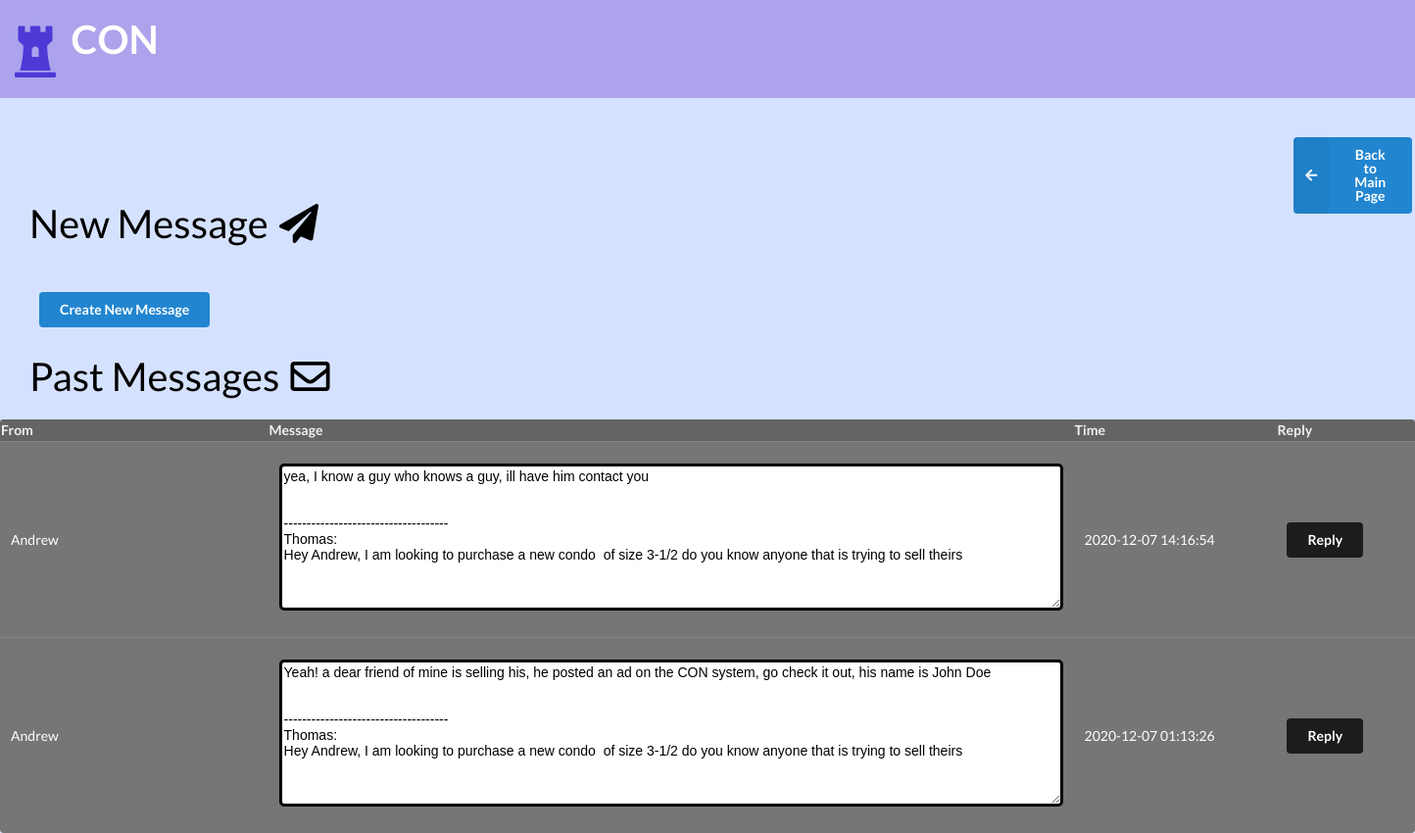
The page /lib/message.php (signed in) on the database its author committed.
### tables this page shows
CREATE TABLE `message` (
                           `messageID` int NOT NULL AUTO_INCREMENT,
                           `senderID` int NOT NULL,
                           `receiverID` int NOT NULL,
                           `message` text,
                           `timestamp` timestamp NOT NULL DEFAULT CURRENT_TIMESTAMP ON UPDATE CURRENT_TIMESTAMP,
                           PRIMARY KEY (`messageID`),
                           KEY `senderID` (`senderID`),
                           KEY `receiverID` (`receiverID`),
                           CONSTRAINT `message_ibfk_1` FOREIGN KEY (`senderID`) REFERENCES `Users` (`userID`),
                           CONSTRAINT `message_ibfk_2` FOREIGN KEY (`receiverID`) REFERENCES `Users` (`userID`)
);

CREATE TABLE `Users` (
                         `userID` int NOT NULL AUTO_INCREMENT,
                         `name` varchar(100) DEFAULT NULL,
                         `password` varchar(100) DEFAULT NULL,
                         `email` varchar(100) DEFAULT NULL,
                         `primary_address` varchar(100) DEFAULT NULL,
                         `administrator` tinyint(1) DEFAULT NULL,
                         `status` varchar(100) DEFAULT NULL,
                         `condoAssociationID` int DEFAULT NULL,
                         `condoClassification` varchar(100) DEFAULT NULL,
                         PRIMARY KEY (`userID`),
                         KEY `condoAssociationID` (`condoAssociationID`),
                         CONSTRAINT `Users_ibfk_1` FOREIGN KEY (`condoAssociationID`) REFERENCES `condoAssociations` (`condoAssociationID`) ON DELETE CASCADE
);

### lib/message.php (the view, shortened to what this page needs)
<?php
include('config.php');
?>
<!DOCTYPE html>
<html lang="en">
<head>
    <link rel="stylesheet" href="https://cdnjs.cloudflare.com/ajax/libs/semantic-ui/2.4.1/semantic.min.css">
</head>
<body style="background-color: #d5e2ff;">
<div style = "background-color:#aca3ec; height:100px; color:#4D39D6; padding:3px;"><b><br><i class="huge chess rook icon"></i></b><b align="middle" style="margin-bottom:10px; color:white; font-size:40px;">CON</b></div>
    <br><br>
<div align="right">
    <button style="margin-left:1320px" class="ui blue left labeled icon button" type="submit" name="back" onclick="window.location.href='welcome.php';">
        <i class="left arrow icon"></i>
        Back to Main Page
    </button>
</div>
<div>
    <a style="margin-left:30px; font-size: 40px; color:black;" class="item">
        New Message <i class="paper plane icon"></i>
    </a>
</div>
    <form action="create_message.php" method="post">
        <input style="margin:40px;" class="ui blue button" type="submit" name="create_message" value="Create New Message">
    </form>
    <a style="margin:30px; font-size: 40px; color:black;" class="item">
        Past Messages <i class="envelope outline icon"></i>
    </a>
    <table class="ui grey inverted table" style="width:100%">
        <col style="width:20%">
        <col style="width:55%">
        <col style="width:15%">
        <col style="width:10%">
        <tr>
            <th>From</th>
            <th>Message</th>
            <th>Time</th>
            <th>Reply</th>
        </tr>
        <?php
        $sql = "SELECT * FROM message WHERE receiverID=" . $_SESSION['ID'] . " ORDER BY timestamp DESC";
        $row = mysqli_query($db, $sql);
        while($result = mysqli_fetch_array($row)){
            $sql = "SELECT name FROM Users, message WHERE userID=" . $result['senderID'];
            $x = mysqli_query($db,$sql);
            $temp = mysqli_fetch_array($x);
            echo "<td>" . $temp['name'] . "</td>";
            echo "<td style='width: 800px; height: 200px;'><textarea style='width: 800px ; height:150px; border: solid; border-radius: 5px' class='bodyclass' readonly>" . $result['message'] . "</textarea></td>";
            echo "<td>" . $result['timestamp'] . "</td>";
            echo '<form action="create_message.php" method="post">';
            echo "<td><input class='ui black button' type='submit' value='Reply' name='replyButton'></td>";
            echo "</form>";
        }
        ?>
    </table>
</body>
</html>

### rows shown on the page
message: senderID.name "Andrew", message "yea, I know a guy who knows a guy, ill have him contact you ------------------------------------ Thomas: Hey Andrew, I am looking to purchase a new condo of size 3-1/2 do you know anyone that is trying to sell theirs", timestamp "2020-12-07 14:16:54"
message: senderID.name "Andrew", message "Yeah! a dear friend of mine is selling his, he posted an ad on the CON system, go check it out, his name is John Doe ------------------------------------ Thomas: Hey Andrew, I am looking to purchase a new condo of size 3-1/2 do you know anyone that is trying to sell theirs", timestamp "2020-12-07 01:13:26"
